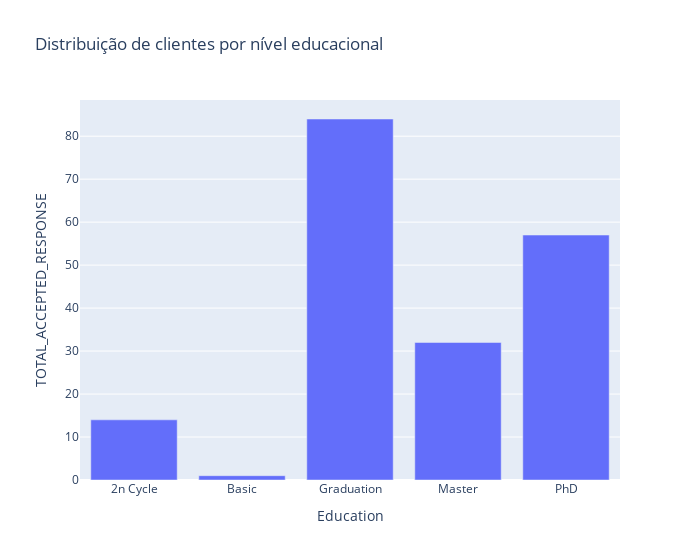

Notebook code cell kept with this figure:
### Code cell
# education = aceepted_cons.groupby('Education').count().reset_index(drop=False)
# education
fig = px.bar(education, x='Education', y='TOTAL_ACCEPTED_RESPONSE' , barmode="group", title='Distribuição de clientes por nível educacional', width=700)
fig.show()

### Figure 1 — Plotly figure (JSON) as saved in the notebook; plotly's stock layout.template omitted (floating-point values rounded to 4 significant figures)
{"data": [{"alignmentgroup": "True", "hovertemplate": "Education=%{x}<br>TOTAL_ACCEPTED_RESPONSE=%{y}<extra></extra>", "legendgroup": "", "marker": {"color": "#636efa", "pattern": {"shape": ""}}, "name": "", "offsetgroup": "", "orientation": "v", "showlegend": false, "textposition": "auto", "type": "bar", "x": ["2n Cycle", "Basic", "Graduation", "Master", "PhD"], "xaxis": "x", "y": [14, 1, 84, 32, 57], "yaxis": "y"}], "layout": {"barmode": "group", "legend": {"tracegroupgap": 0}, "title": {"text": "Distribuição de clientes por nível educacional"}, "width": 700, "xaxis": {"anchor": "y", "domain": [0, 1], "title": {"text": "Education"}}, "yaxis": {"anchor": "x", "domain": [0, 1], "title": {"text": "TOTAL_ACCEPTED_RESPONSE"}}}}
